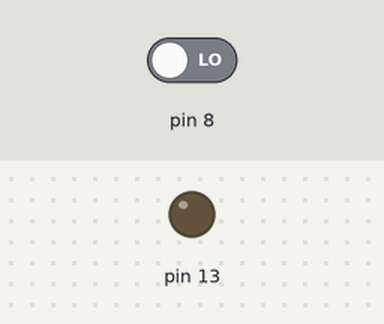
Bench run of a sketch on a simulated Arduino Uno, built with avr-gcc and run on an emulated ATmega328P. Parts: output pins drawn as LEDs (lit = HIGH). The test bench sets the inputs (shaded band); at power-on: pin 8 LOW.

Above: at 1.2 s.
1.3 s: pin 8 driven HIGH
Timing chart, 0 to 4.3 s (numbered marks = the images above; inputs shaded):
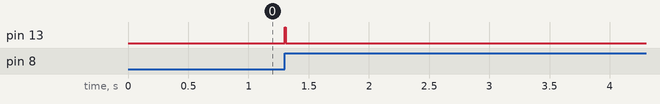

The sketch:

Ex_2.ino
```cpp
volatile bool changed = 0;

void setup(){
  DDRB = 0b00100000;      //PB5 as output
  SREG |= 0b10000000;     //Enable interrupts in general
  PCICR = 0b00000001;     //Enable PCINT0
  PCMSK0 = 0b00000001;     //Enable PCINT on PB0
}

extern "C"{
  ISR(PCINT0_vect){
    changed = 1;
  }
}
void loop(){
  if (changed == 1){
    PORTB = 0b00100000; //Same as digitalWrite(13, HIGH)
    changed = 0;
    delay(10); // Some delay to see the changes
  }
  else{
    PORTB = 0b00000000;
  }
}
```

Measured:
- after the input at 1.3 s, pin 13: LOW → HIGH at once, → LOW 0.01 s later
